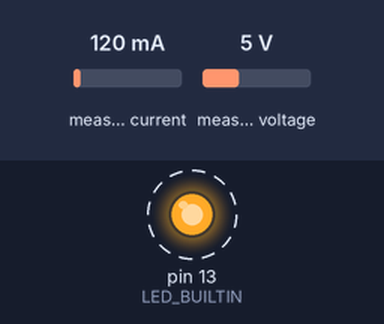
Bench run of a program on a simulated Arduino Uno, built with avr-gcc and run on an emulated ATmega328P. Shown: output pins drawn as LEDs (lit = HIGH). Wiring (inferred from the names in the program): INA219 current sensor at I2C address 0x45. Dashed ring = blinking. The test bench sets the inputs (shaded band); at power-on: measured current 120 mA, measured voltage 5 V. What the program prints to the serial monitor is not drawn.

Above: at 0.2 s.
Timing chart, 0 to 3.0 s (numbered marks = the images above):
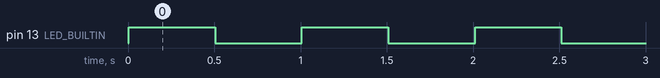

Measured:
- by itself, pin 13 (LED_BUILTIN): alternates HIGH for 0.50 s and LOW for 0.50 s

The program:

main.cpp
```cpp
//#include <Arduino.h>
#include "LEDblink.hpp"

#if defined(ESP32)
// for ESP32 devkit v4
#define LED_BUILTIN 2
#endif

LEDblink led_test;

#include <Wire.h>

// Arduino UNO
// Connect INA226 with SCL (A5), SDA (A4)
// Teensy 4.1
// Connect INA226 with SCL0(19), SDA0(18) : Wire
// Connect INA226 with SCL1(16), SDA1(17) : Wire1
// Connect INA226 with SCL2(24), SDA2(15) : Wire2
// https://github.com/Richard-Gemmell/teensy4_i2c

// const byte INA226_ADDR = B1000000;
const byte INA226_ADDR = B1000101;

const byte INA226_CONFIG    = 0x00;
const byte INA226_SHUNTV    = 0x01;
const byte INA226_BUSV      = 0x02;
const byte INA226_POWER     = 0x03;
const byte INA226_CURRENT   = 0x04;
const byte INA226_CALIB     = 0x05;
const byte INA226_MASK      = 0x06;
const byte INA226_ALERTL    = 0x07;
const byte INA226_DIE_ID    = 0xff;

void INA226_write(byte reg, unsigned short val)
{
Wire.beginTransmission(INA226_ADDR);
Wire.write(reg);
Wire.write(val >> 8);
Wire.write(val & 0xff);
Wire.endTransmission();
}

short INA226_read(byte reg)
{
short ret = 0;
// request the registor
Wire.beginTransmission(INA226_ADDR);
Wire.write(reg);
Wire.endTransmission();

// read
Wire.requestFrom((int)INA226_ADDR, 2);

while(Wire.available()) {
ret = (ret << 8) | Wire.read();
}

return ret;
}

void setup() {
    led_test.init(LED_BUILTIN);
    Serial.begin(115200);
    while (!Serial) {}

    Wire.begin();
    // average: 16 times, conversion time: 8.244ms/8.244ms
    INA226_write(INA226_CONFIG, 0x45ff);
    // current conversion
    INA226_write(INA226_CALIB, 2560);
}

void loop() {
    int sv, bv, c;
    float bv_;

    bv_ = bv = INA226_read(INA226_BUSV);
    sv = INA226_read(INA226_SHUNTV);
    c = INA226_read(INA226_CURRENT);

    bv_ *= 1.25;
    //bv_ *= 1.18;

    Serial.print(bv); // bus voltage (reading)
    Serial.print(" ");
    Serial.print(sv); // shunt voltage (reading)
    Serial.print(" ");
    Serial.print(bv_); // bus voltage in [mV]
    Serial.print(" ");
    Serial.println(c); // current in [mA]

    led_test.led_on();
    Serial.println("LED On!!");
    delay(500);
    led_test.led_off();
    Serial.println("LED Off!!");
    delay(500);
}
```
